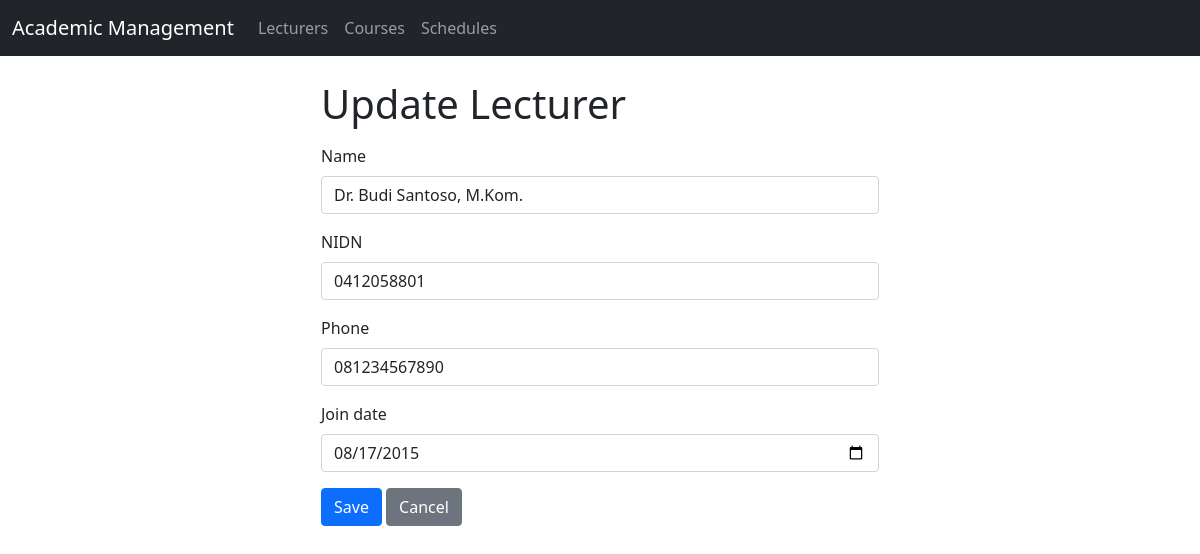
Screenshot of /project/controller/update.php?entity=lecturers&id=1 with the database file from the repository.
### tables this page shows
CREATE TABLE IF NOT EXISTS lecturers (
  id        INT UNSIGNED NOT NULL AUTO_INCREMENT,
  name      VARCHAR(100) NOT NULL,
  nidn      VARCHAR(20)  NOT NULL,
  phone     VARCHAR(20)  NOT NULL,
  join_date DATE         NOT NULL,
  PRIMARY KEY (id),
  UNIQUE KEY uq_lecturers_nidn (nidn)
);

### project/model/Lecturer.php (called while the page is built, shortened)
<?php
class Lecturer
{
    private mysqli $connection;
    public function __construct(mysqli $connection)
    {
        $this->connection = $connection;
    }
    public function findById(int $id): ?array
    {
        $statement = $this->connection->prepare(
            "SELECT id, name, nidn, phone, join_date FROM lecturers WHERE id = ?"
        );
        $statement->bind_param("i", $id);
        $statement->execute();
        $statement->bind_result($foundId, $name, $nidn, $phone, $joinDate);
        return [
            "id" => $foundId,
            "name" => $name,
            "nidn" => $nidn,
            "phone" => $phone,
            "join_date" => $joinDate,
        ];
    }
}

### project/view/lecturer_form.php (the view, shortened to what this page needs)
<?php
$formTitle = isset($formTitle) && is_string($formTitle) ? $formTitle : "Lecturer";
$formAction = isset($formAction) && is_string($formAction) ? $formAction : "create.php?entity=lecturers";
$defaults = ["name" => "", "nidn" => "", "phone" => "", "join_date" => ""];
$values = array_merge($defaults, isset($values) && is_array($values) ? $values : []);
foreach ($defaults as $field => $default) {
    $values[$field] = is_scalar($values[$field]) ? (string) $values[$field] : $default;
}
?>
<!doctype html>
<html lang="en">
<head>
  <link href="../view/assets/css/bootstrap.min.css" rel="stylesheet">
</head>
<body>
  <?php require __DIR__ . "/navbar.php"; ?>
  <main class="container my-4">
    <div class="col-lg-6 mx-auto">
      <h1 class="mb-3"><?= htmlspecialchars($formTitle, ENT_QUOTES, "UTF-8") ?></h1>
      <form method="post" action="<?= htmlspecialchars($formAction, ENT_QUOTES, "UTF-8") ?>">
        <div class="mb-3">
          <label for="name" class="form-label">Name</label>
          <input id="name" class="form-control" type="text" name="name"
            value="<?= htmlspecialchars($values["name"], ENT_QUOTES, "UTF-8") ?>" required>
        </div>
        <div class="mb-3">
          <label for="nidn" class="form-label">NIDN</label>
          <input id="nidn" class="form-control" type="text" name="nidn"
            value="<?= htmlspecialchars($values["nidn"], ENT_QUOTES, "UTF-8") ?>" required>
        </div>
        <div class="mb-3">
          <label for="phone" class="form-label">Phone</label>
          <input id="phone" class="form-control" type="text" name="phone"
            value="<?= htmlspecialchars($values["phone"], ENT_QUOTES, "UTF-8") ?>" required>
        </div>
        <div class="mb-3">
          <label for="join_date" class="form-label">Join date</label>
          <input id="join_date" class="form-control" type="date" name="join_date"
            value="<?= htmlspecialchars($values["join_date"], ENT_QUOTES, "UTF-8") ?>" required>
        </div>
        <button class="btn btn-primary" type="submit">Save</button>
        <a class="btn btn-secondary" href="read.php?entity=lecturers">Cancel</a>
      </form>
    </div>
  </main>
</body>
</html>

### rows the page displays
lecturers: name "Dr. Budi Santoso, M.Kom.", nidn "0412058801", phone "081234567890", join_date "08/17/2015"

### other values shown
$formTitle "Update Lecturer"
